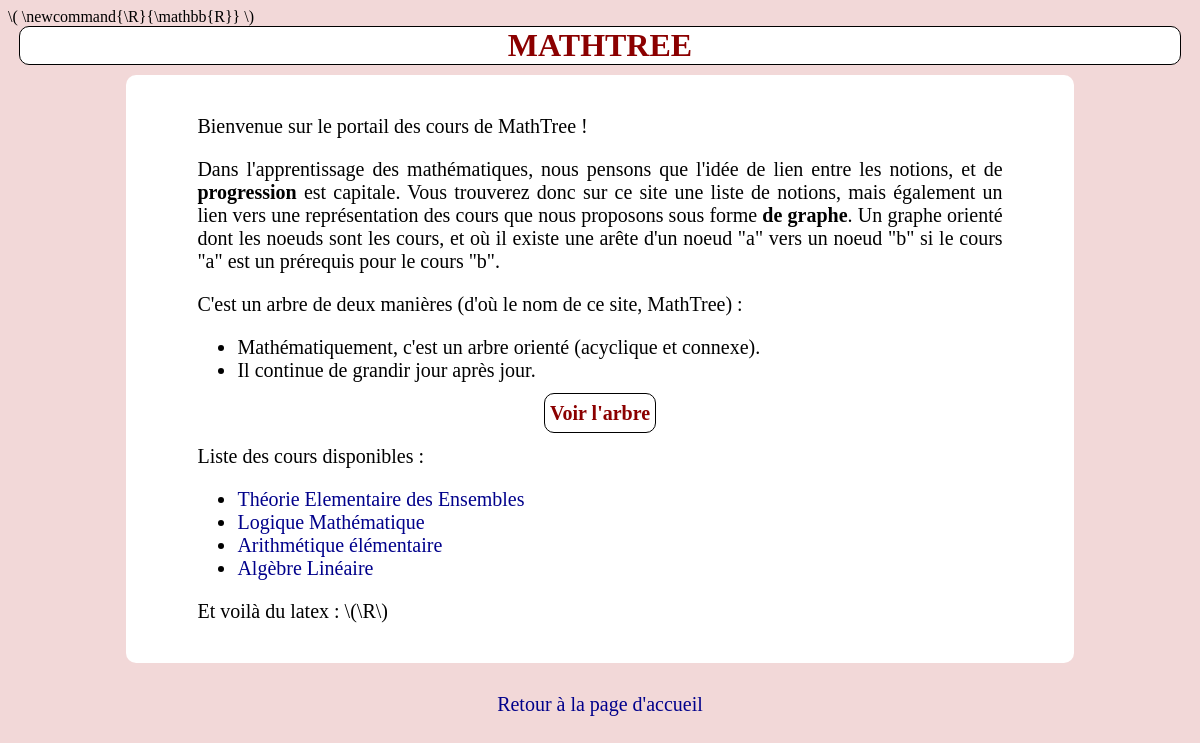
Page /courses/ on the earlier database version.
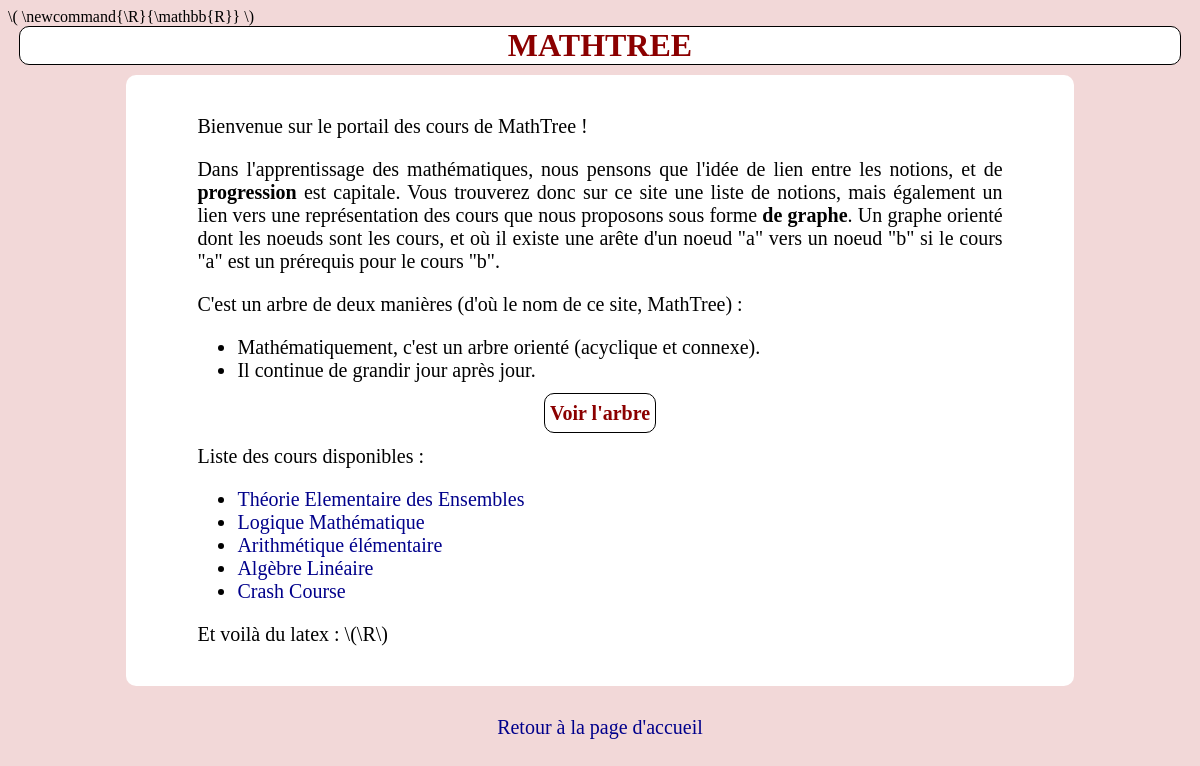
Same page on the later database version.
### Courses/models.py (models this page shows, shortened)
class Course(models.Model) :
    name = models.CharField(max_length = big_number)
    x_position = models.FloatField(default=0)
    y_position = models.FloatField(default=0)
    description = models.TextField(default = "")

### Courses/views.py (the view)
# urls.py: path('', views.courses.as_view(), name = "courses"),
class courses(ListView) :
    template_name = 'Courses/courses.html'
    context_object_name = 'Courses_list'
    def get_queryset(self) :
        return Course.objects.all()

### Courses/templates/Courses/courses.html
{% extends "Courses/courses_base.html" %}
{% block content_ %}
<p> Bienvenue sur le portail des cours de MathTree !</p>
<p>Dans l'apprentissage des mathématiques, nous pensons que l'idée de lien entre les notions, et de <strong>progression</strong> est capitale. Vous trouverez donc sur ce site une liste de notions, mais également un lien vers une représentation des cours que nous proposons sous forme <strong>de graphe</strong>. Un graphe orienté dont les noeuds sont les cours, et où il existe une arête d'un noeud "a" vers un noeud "b" si le cours "a" est un prérequis pour le cours "b".</p>
<p>C'est un arbre de deux manières (d'où le nom de ce site, MathTree) : </p>
<ul>
    <li>Mathématiquement, c'est un arbre orienté (acyclique et connexe).</li>
    <li>Il continue de grandir jour après jour.</li>
</ul>
<div class="center"><a href="{% url 'general_tree_view' %}" class="link_button">Voir l'arbre</a></div>
<div class="course_list">
<p>Liste des cours disponibles :</p>
{% if Courses_list %}
    <ul>
        {% for course in Courses_list %}
        <li><a href="{% url 'course_view' course.name %}" title="{% for chapter in course.chapter_set.all %}{{forloop.counter}}. {{chapter.name}}&#10;{% endfor %}">{{course.name}}</a></li>
        {% endfor %}
    </ul>
{% endif %}
</div>
<p>Et voilà du latex : \(\R\) </p>
{% endblock %}

Differences in the rows shown:
added Course: name "Crash Course"
